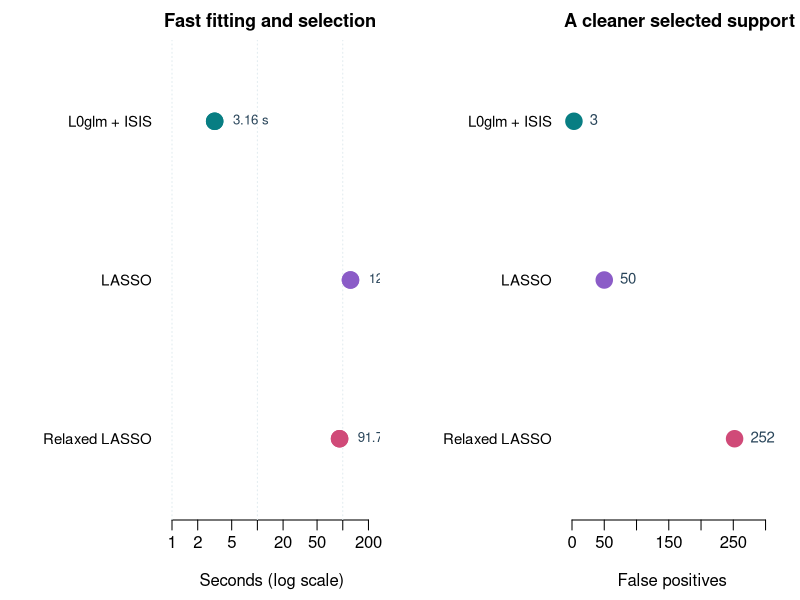

This figure's R source:
## ---- chunk 1
knitr::opts_chunk$set(collapse=TRUE, comment="#>", message=FALSE, warning=FALSE,
  fig.width=9, fig.height=4.2, dpi=160)
## ---- chunk 2
par(mfrow=c(1, 2), mar=c(4, 8.2, 2, 1), mgp=c(2.5, .6, 0), family="sans")
labels <- c("L0glm + ISIS", "LASSO", "Relaxed LASSO")
cols <- c("#087e83", "#8b5cc7", "#d04a78")
seconds <- c(3.16, 123.13, 91.76)
plot(seconds, 3:1, log="x", xlim=c(1, 220), ylim=c(.6, 3.4), pch=21, bg=cols,
  col=cols, cex=2.2, yaxt="n", xlab="Seconds (log scale)", ylab="", bty="n")
axis(2, at=3:1, labels=labels, las=1, tick=FALSE, cex.axis=.9)
abline(v=c(1, 10, 100), col="#e1ebef", lty=3)
points(seconds, 3:1, pch=21, bg=cols, col=cols, cex=2.2)
text(seconds*1.25, 3:1, sprintf("%.2f s", seconds), pos=4, cex=.8, col="#29455a")
title("Fast fitting and selection", adj=0, cex.main=1.1)
fp <- c(3, 50, 252)
plot(fp, 3:1, xlim=c(0, 310), ylim=c(.6, 3.4), pch=21, bg=cols, col=cols,
  cex=2.2, yaxt="n", xlab="False positives", ylab="", bty="n")
axis(2, at=3:1, labels=labels, las=1, tick=FALSE, cex.axis=.9)
text(fp+9, 3:1, fp, pos=4, cex=.9, col="#29455a")
title("A cleaner selected support", adj=0, cex.main=1.1)
